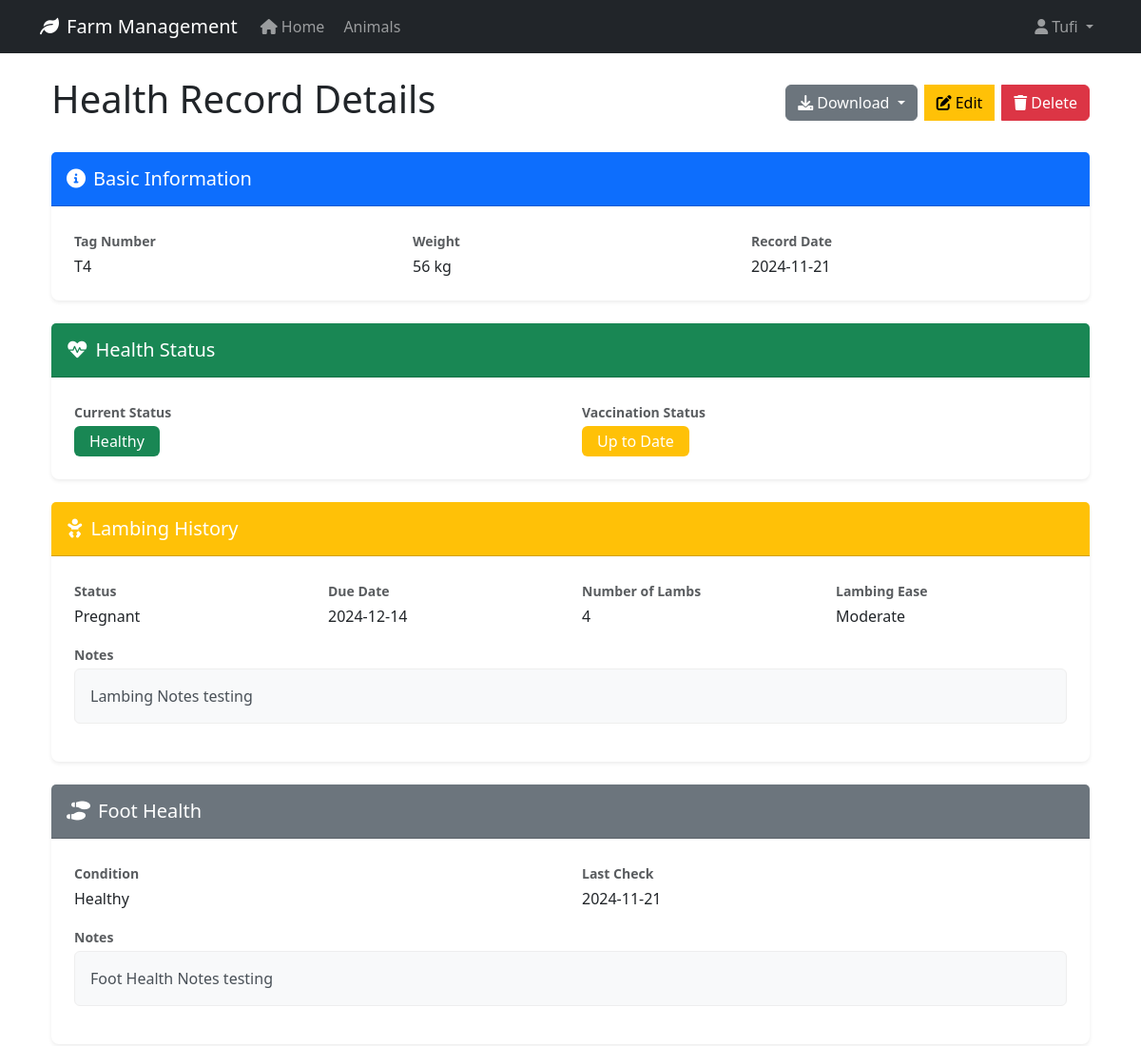
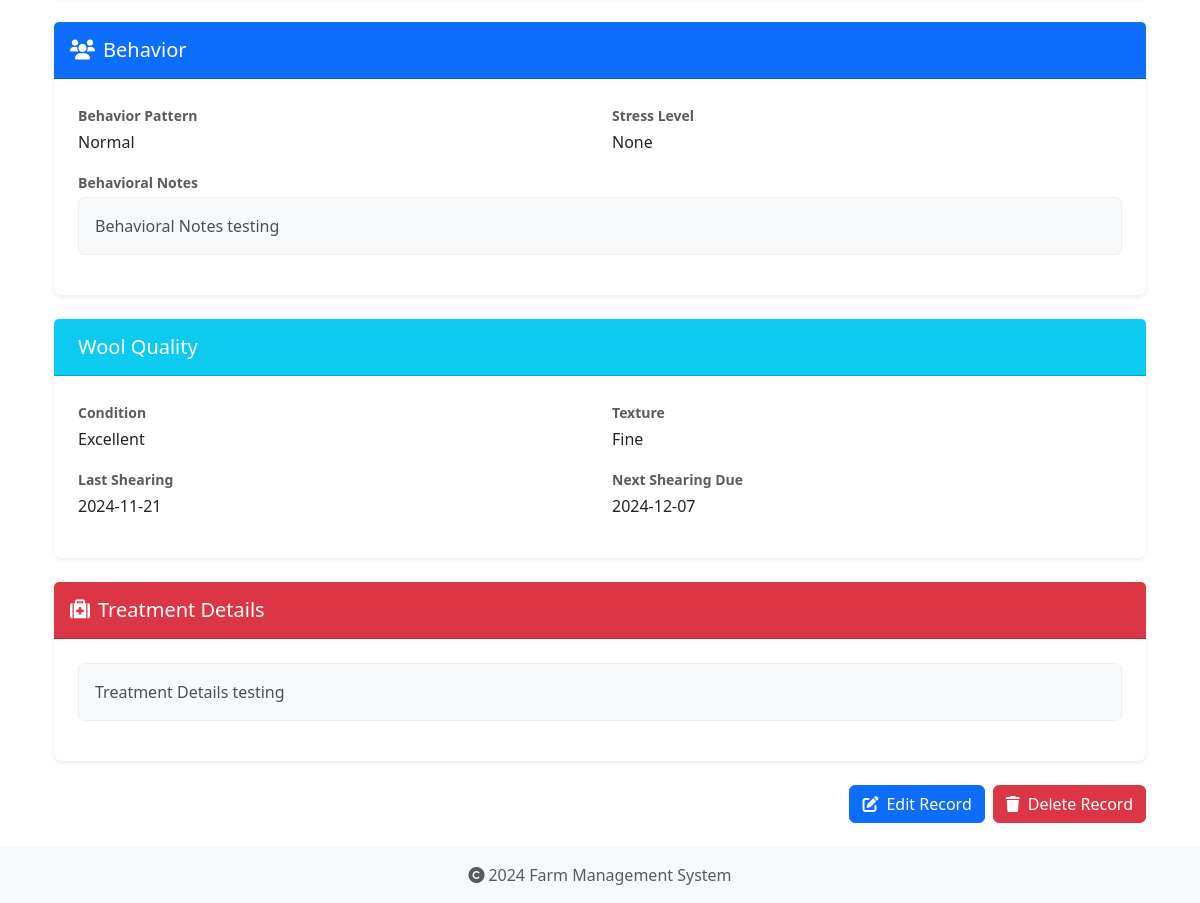
/health-records/7 (signed in), run on the app's committed database (2 pictures, top to bottom).
### app/models/user.py (models this page shows, shortened)
class User(UserMixin, db.Model):
    id = db.Column(db.Integer, primary_key=True)
    username = db.Column(db.String(80), unique=True, nullable=False)
    email = db.Column(db.String(120), unique=True, nullable=False)
    password_hash = db.Column(db.String(128))
    role = db.Column(db.String(20), default='user')
    created_at = db.Column(db.DateTime, default=datetime.utcnow)
    last_login = db.Column(db.DateTime)
    is_active = db.Column(db.Boolean, default=True)
    first_name = db.Column(db.String(50))
    last_name = db.Column(db.String(50))
    reset_token = db.Column(db.String(100), unique=True)  # Store password reset token
    reset_token_expiration = db.Column(db.DateTime)       # Store token expiration time

### app/models/animal.py (models this page shows, shortened)
class Animal(db.Model):
    id = db.Column(db.Integer, primary_key=True)
    tag_number = db.Column(db.String(50), unique=True, nullable=False, index=True)
    name = db.Column(db.String(100), nullable=True)  # Explicitly mark as nullable
    species = db.Column(db.String(50), nullable=False, index=True)
    breed = db.Column(db.String(50), nullable=True)
    date_of_birth = db.Column(db.Date, nullable=True)
    gender = db.Column(db.String(20), nullable=True)
    weight = db.Column(db.Float, nullable=True)
    status = db.Column(db.String(20), default='active', nullable=False)
    purchase_date = db.Column(db.Date, nullable=True)
    purchase_price = db.Column(db.Float, nullable=True)
    notes = db.Column(db.Text, nullable=True)
    created_at = db.Column(db.DateTime, default=datetime.utcnow, nullable=False)
    updated_at = db.Column(db.DateTime, default=datetime.utcnow, onupdate=datetime.utcnow, nullable=False)
    wool_type = db.Column(db.String(50), nullable=True)
    last_shearing = db.Column(db.Date, nullable=True)
    fleece_weight = db.Column(db.Float, nullable=True)
    wool_grade = db.Column(db.String(20), nullable=True)
    lambing_status = db.Column(db.String(50), nullable=True)
    lambing_date = db.Column(db.Date, nullable=True)
    milk_production = db.Column(db.Float, nullable=True)
    last_milking = db.Column(db.Date, nullable=True)  # Changed from DateTime to Date
    milk_quality = db.Column(db.String(20), nullable=True)
    calving_status = db.Column(db.String(50), nullable=True)
    calving_date = db.Column(db.Date, nullable=True)
    milk_fat_content = db.Column(db.Float, nullable=True)
    egg_production = db.Column(db.Integer, nullable=True)
    egg_color = db.Column(db.String(20), nullable=True)
    comb_type = db.Column(db.String(20), nullable=True)
    laying_status = db.Column(db.String(20), nullable=True)
    last_laying_date = db.Column(db.Date, nullable=True)
    egg_size = db.Column(db.String(20), nullable=True)
    category = db.Column(db.String(50), nullable=True)
    special_needs = db.Column(db.Text, nullable=True)
    diet_requirements = db.Column(db.Text, nullable=True)
    habitat = db.Column(db.String(100), nullable=True)
    health_records = db.relationship('HealthRecord', backref='animal', lazy=True, cascade='all, delete-orphan')

class HealthRecord(db.Model):
    id = db.Column(db.Integer, primary_key=True)
    animal_id = db.Column(db.Integer, db.ForeignKey('animal.id', ondelete='CASCADE'), nullable=False)
    record_type = db.Column(db.String(50), nullable=False)  # Made nullable=False
    date = db.Column(db.Date, nullable=False)
    description = db.Column(db.Text, nullable=True)
    treatment = db.Column(db.Text, nullable=True)
    cost = db.Column(db.Float, nullable=True)
    next_due_date = db.Column(db.Date, nullable=True)
    created_at = db.Column(db.DateTime, default=datetime.utcnow, nullable=False)
    created_by_id = db.Column(db.Integer, db.ForeignKey('user.id', ondelete='SET NULL'), nullable=True)

### app/routes/health_records.py (the view, shortened to what this page needs)
@bp.route('/<int:id>')
@login_required
def view(id):
    record = HealthRecord.query.get_or_404(id)
    try:
        description = json.loads(record.description) if record.description else {}
        data = {}
        if record.animal.species == 'Sheep':
            data = {
                'tag_number': record.animal.tag_number,
                'weight': description.get('Basic Information', {}).get('Weight'),
                'record_date': record.date.strftime('%Y-%m-%d'),
                'health_status': description.get('Health Status', {}).get('Current'),
                'vaccination_status': description.get('Health Status', {}).get('Vaccination'),
                'pregnancy_status': description.get('Lambing', {}).get('Status'),
                'due_date': description.get('Lambing', {}).get('Due Date'),
                'number_of_lambs': description.get('Lambing', {}).get('Number of Lambs'),
                'lambing_ease': description.get('Lambing', {}).get('Lambing Ease'),
                'lambing_notes': description.get('Lambing', {}).get('Notes'),
                'foot_condition': description.get('Foot Health', {}).get('Condition'),
                'last_foot_check': description.get('Foot Health', {}).get('Last Check'),
                'foot_notes': description.get('Foot Health', {}).get('Notes'),
                'behavior_pattern': description.get('Behavior', {}).get('Pattern'),
                'stress_level': description.get('Behavior', {}).get('Stress Level'),
                'behavior_notes': description.get('Behavior', {}).get('Notes'),
                'wool_quality': description.get('Wool Quality', {}).get('Condition'),
                'wool_texture': description.get('Wool Quality', {}).get('Texture'),
                'last_shearing': description.get('Wool Quality', {}).get('Last Shearing'),
                'next_shearing': description.get('Wool Quality', {}).get('Next Shearing'),
                'treatment_details': record.treatment
            }
            template = 'health_records/sheep/view.html'
        else:
            flash('Unsupported animal type', 'warning')
            return redirect(url_for('health_records.index'))
        return render_template(template,
                            record=record,
                            data=data,
                            today=date.today())
    except Exception as e:
        print(f"Error processing record: {str(e)}")  # For debugging
        flash(f"Error loading health record: {str(e)}", 'danger')
        return redirect(url_for('health_records.index'))

### app/templates/health_records/sheep/view.html (shortened to what this page needs)
{% extends "base.html" %}
{% block content %}
<div class="container mb-4">
    <div class="d-flex justify-content-between align-items-center mb-4">
        <h1>Health Record Details</h1>
        <div class="btn-group">
            <div class="dropdown d-inline-block me-2">
                <button class="btn btn-secondary dropdown-toggle" type="button" data-bs-toggle="dropdown">
                    <i class="fas fa-download me-1"></i>Download
                </button>
            </div>
            <a href="{{ url_for('health_records.edit', id=record.id) }}" class="btn btn-warning me-2">
                <i class="fas fa-edit me-1"></i>Edit
            </a>
            <button onclick="confirmDelete({{ record.id }}, '{{ record.animal.tag_number }}')" class="btn btn-danger">
                <i class="fas fa-trash me-1"></i>Delete
            </button>
        </div>
    </div>
    <div class="card mb-4">
        <div class="card-header bg-primary text-white">
            <h5 class="mb-0"><i class="fas fa-info-circle me-2"></i>Basic Information</h5>
        </div>
        <div class="card-body">
            <div class="row">
                <div class="col-md-4">
                    <label class="fw-bold text-muted">Tag Number</label>
                    <div>{{ data.tag_number }}</div>
                </div>
                <div class="col-md-4">
                    <label class="fw-bold text-muted">Weight</label>
                    <div>{% if data.weight %}{{ data.weight }} kg{% else %}Not recorded{% endif %}</div>
                </div>
                <div class="col-md-4">
                    <label class="fw-bold text-muted">Record Date</label>
                    <div>{{ data.record_date }}</div>
                </div>
            </div>
        </div>
    </div>
    <div class="card mb-4">
        <div class="card-header bg-success text-white">
            <h2 class="h5 mb-0">
                <i class="fas fa-heartbeat me-2"></i>Health Status
            </h2>
        </div>
        <div class="card-body">
            <div class="row">
                <div class="col-md-6">
                    <label class="fw-bold text-muted">Current Status</label>
                    <div>
                        <span class="badge bg-success fs-6">{{ data.health_status|default('N/A') }}</span>
                    </div>
                </div>
                <div class="col-md-6">
                    <label class="fw-bold text-muted">Vaccination Status</label>
                    <div>
                        <span class="badge bg-warning fs-6">{{ data.vaccination_status|default('N/A') }}</span>
                    </div>
                </div>
            </div>
        </div>
    </div>
    <div class="card mb-4">
        <div class="card-header bg-warning text-white">
            <h2 class="h5 mb-0">
                <i class="fas fa-baby me-2"></i>Lambing History
            </h2>
        </div>
        <div class="card-body">
            <div class="row">
                <div class="col-md-3 mb-3">
                    <label class="fw-bold text-muted">Status</label>
                    <div>{{ data.pregnancy_status|default('N/A') }}</div>
                </div>
                <div class="col-md-3 mb-3">
                    <label class="fw-bold text-muted">Due Date</label>
                    <div>{{ data.due_date|default('N/A') }}</div>
                </div>
                <div class="col-md-3 mb-3">
                    <label class="fw-bold text-muted">Number of Lambs</label>
                    <div>{{ data.number_of_lambs|default('N/A') }}</div>
                </div>
                <div class="col-md-3 mb-3">
                    <label class="fw-bold text-muted">Lambing Ease</label>
                    <div>{{ data.lambing_ease|default('N/A') }}</div>
                </div>
                <div class="col-12">
                    <label class="fw-bold text-muted">Notes</label>
                    <div class="alert alert-light">{{ data.lambing_notes|default('N/A') }}</div>
                </div>
            </div>
        </div>
    </div>
    <div class="card mb-4">
        <div class="card-header bg-secondary text-white">
            <h2 class="h5 mb-0">
                <i class="fas fa-shoe-prints me-2"></i>Foot Health
            </h2>
        </div>
        <div class="card-body">
            <div class="row">
                <div class="col-md-6 mb-3">
                    <label class="fw-bold text-muted">Condition</label>
                    <div>{{ data.foot_condition|default('N/A') }}</div>
                </div>
                <div class="col-md-6 mb-3">
                    <label class="fw-bold text-muted">Last Check</label>
                    <div>{{ data.last_foot_check|default('N/A') }}</div>
                </div>
                <div class="col-12">
                    <label class="fw-bold text-muted">Notes</label>
                    <div class="alert alert-light">{{ data.foot_notes|default('N/A') }}</div>
                </div>
            </div>
        </div>
    </div>
    <div class="card mb-4">
        <div class="card-header bg-primary text-white">
            <h2 class="h5 mb-0">
                <i class="fas fa-users me-2"></i>Behavior
            </h2>
        </div>
        <div class="card-body">
            <div class="row">
                <div class="col-md-6 mb-3">
                    <label class="fw-bold text-muted">Behavior Pattern</label>
                    <div>{{ data.behavior_pattern|default('N/A') }}</div>
                </div>
                <div class="col-md-6 mb-3">
                    <label class="fw-bold text-muted">Stress Level</label>
                    <div>{{ data.stress_level|default('N/A') }}</div>
                </div>
                <div class="col-12">
                    <label class="fw-bold text-muted">Behavioral Notes</label>
                    <div class="alert alert-light">{{ data.behavior_notes|default('N/A') }}</div>
                </div>
            </div>
        </div>
    </div>
    <div class="card mb-4">
        <div class="card-header bg-info text-white">
            <h2 class="h5 mb-0">
                Wool Quality
            </h2>
        </div>
        <div class="card-body">
            <div class="row">
                <div class="col-md-6 mb-3">
                    <label class="fw-bold text-muted">Condition</label>
                    <div>{{ data.wool_quality|default('N/A') }}</div>
                </div>
                <div class="col-md-6 mb-3">
                    <label class="fw-bold text-muted">Texture</label>
                    <div>{{ data.wool_texture|default('N/A') }}</div>
                </div>
                <div class="col-md-6 mb-3">
                    <label class="fw-bold text-muted">Last Shearing</label>
                    <div>{{ data.last_shearing|default('N/A') }}</div>
                </div>
                <div class="col-md-6 mb-3">
                    <label class="fw-bold text-muted">Next Shearing Due</label>
                    <div>{{ data.next_shearing|default('N/A') }}</div>
                </div>
            </div>
        </div>
    </div>
    <div class="card mb-4">
        <div class="card-header bg-danger text-white">
            <h2 class="h5 mb-0">
                <i class="fas fa-medkit me-2"></i>Treatment Details
            </h2>
        </div>
        <div class="card-body">
            <div class="alert alert-light">
                {{ record.treatment|default('No treatment details available') }}
            </div>
        </div>
    </div>
    <div class="d-flex justify-content-end gap-2 mb-4">
        <a href="{{ url_for('health_records.edit', id=record.id) }}" class="btn btn-primary">
            <i class="fas fa-edit me-2"></i>Edit Record
        </a>
        <button type="button" class="btn btn-danger" data-bs-toggle="modal" data-bs-target="#deleteModal">
            <i class="fas fa-trash me-2"></i>Delete Record
        </button>
    </div>
</div>
{% endblock %}

### app/templates/base.html (shortened to what this page needs)
<!DOCTYPE html>
<html lang="en">
<head>
    <link rel="stylesheet" href="https://cdn.jsdelivr.net/npm/bootstrap@5.3.2/dist/css/bootstrap.min.css">
    <link rel="stylesheet" href="https://cdnjs.cloudflare.com/ajax/libs/font-awesome/6.0.0/css/all.min.css">
    <link rel="stylesheet" href="{{ url_for('static', filename='css/main.css') }}">
</head>
<body>
    <nav class="navbar navbar-expand-lg navbar-dark bg-dark">
        <div class="container">
            <a class="navbar-brand" href="{{ url_for('main.index') }}">
                <i class="fas fa-leaf me-2"></i>Farm Management
            </a>
            <div class="collapse navbar-collapse" id="navbarNav">
                <ul class="navbar-nav">
                    <li class="nav-item">
                        <a class="nav-link" href="{{ url_for('main.index') }}">
                            <i class="fas fa-home me-1"></i>Home
                        </a>
                    </li>
                    <li class="nav-item">
                        <a class="nav-link" href="{{ url_for('animals.index') }}">
                            Animals
                        </a>
                    </li>
                </ul>
                <ul class="navbar-nav ms-auto">
                    {% if current_user.is_authenticated %}
                        <li class="nav-item dropdown">
                            <a class="nav-link dropdown-toggle" href="#" id="userDropdown" role="button" data-bs-toggle="dropdown">
                                <i class="fas fa-user me-1"></i>{{ current_user.username }}
                            </a>
                        </li>
                    {% endif %}
                </ul>
            </div>
        </div>
    </nav>
    <main class="container mt-4">
        {% block content %}
        {% endblock %}
    </main>
    <footer class="footer mt-auto py-3 bg-light">
        <div class="container text-center">
            <span class="text-muted">
                <i class="fas fa-copyright me-1"></i>2024 Farm Management System
            </span>
        </div>
    </footer>
</body>
</html>

### data on the page
User: username "Tufi"
Animal: tag_number "T4"
HealthRecord: treatment "Treatment Details testing"

### other printed values
{{ data.weight }} "56"
{{ data.record_date }} "2024-11-21"
{{ data.health_status|default('N/A') }} "Healthy"
{{ data.vaccination_status|default('N/A') }} "Up to Date"
{{ data.pregnancy_status|default('N/A') }} "Pregnant"
{{ data.due_date|default('N/A') }} "2024-12-14"
{{ data.number_of_lambs|default('N/A') }} "4"
{{ data.lambing_ease|default('N/A') }} "Moderate"
{{ data.lambing_notes|default('N/A') }} "Lambing Notes testing"
{{ data.foot_condition|default('N/A') }} "Healthy"
{{ data.last_foot_check|default('N/A') }} "2024-11-21"
{{ data.foot_notes|default('N/A') }} "Foot Health Notes testing"
{{ data.behavior_pattern|default('N/A') }} "Normal"
{{ data.stress_level|default('N/A') }} "None"
{{ data.behavior_notes|default('N/A') }} "Behavioral Notes testing"
